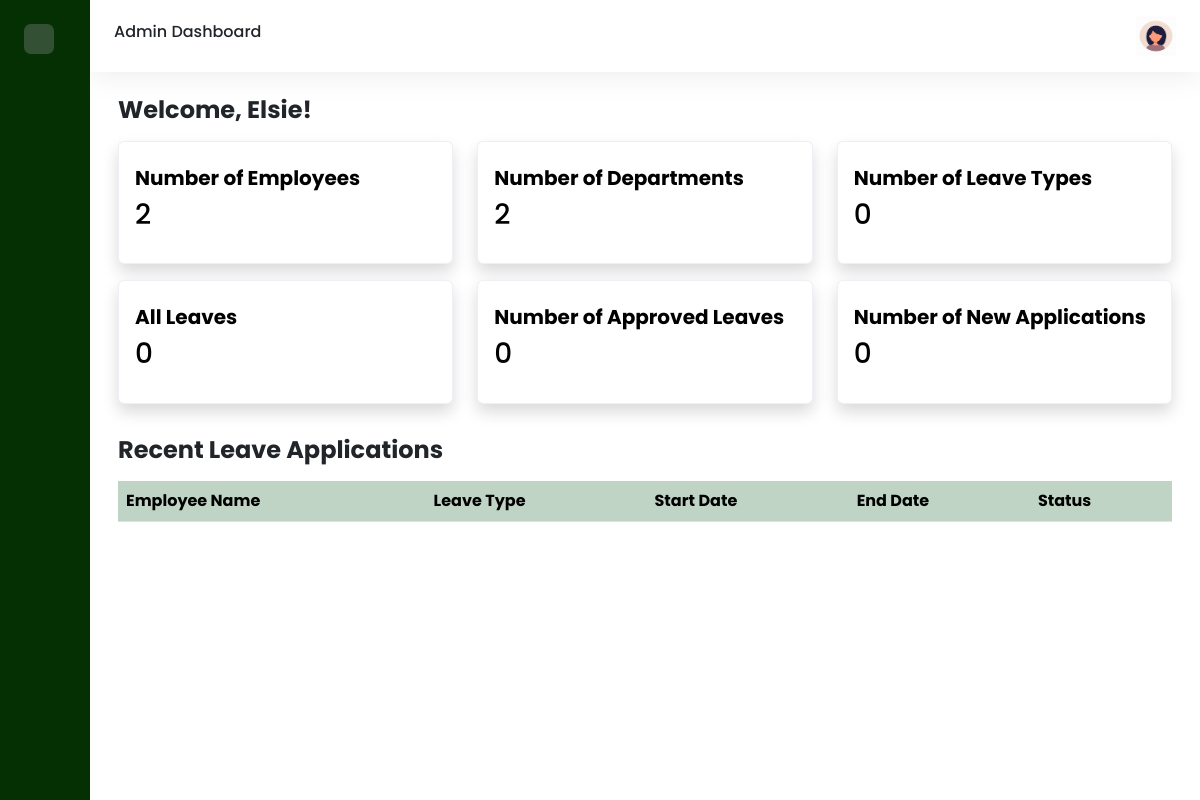
Page /admin.php (signed in) on the earlier database version.
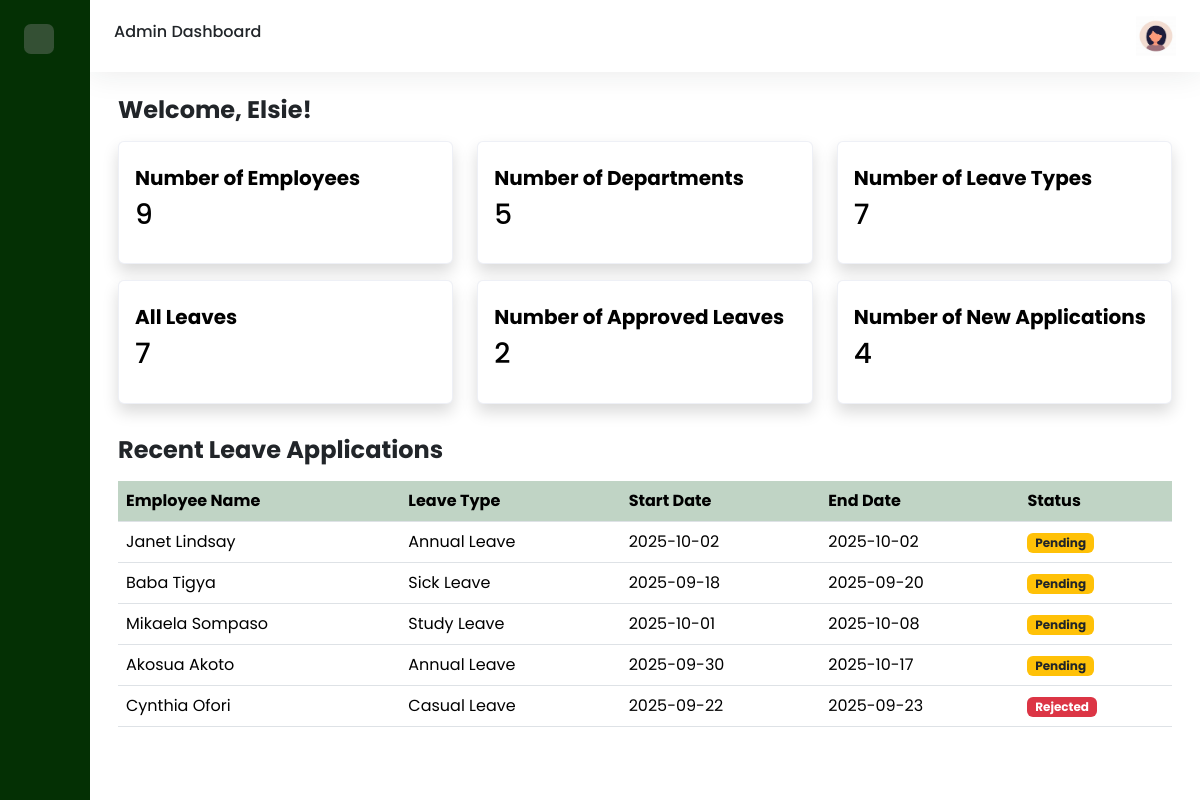
Same page on the later database version.
### tables this page shows
CREATE TABLE `leave_request` (
  `request_id` int(11) NOT NULL,
  `employee_id` int(11) NOT NULL,
  `type_id` int(11) DEFAULT NULL,
  `start_date` date NOT NULL,
  `end_date` date NOT NULL,
  `leave_duration` int(11) NOT NULL,
  `reason` text DEFAULT NULL,
  `status` enum('pending','approved','rejected') NOT NULL DEFAULT 'pending',
  `request_date` timestamp NOT NULL DEFAULT current_timestamp(),
  `approved_by` int(11) DEFAULT NULL,
  `approved_on` timestamp NULL DEFAULT NULL,
  `manager_comments` text DEFAULT NULL
);

CREATE TABLE `employee` (
  `employee_id` int(11) NOT NULL,
  `first_name` varchar(100) NOT NULL,
  `last_name` varchar(100) NOT NULL,
  `email` varchar(255) NOT NULL,
  `hire_date` date NOT NULL,
  `department_id` int(11) NOT NULL,
  `gender` enum('Male','Female') NOT NULL,
  `manager_id` int(11) DEFAULT NULL,
  `username` varchar(100) NOT NULL,
  `password` varchar(100) NOT NULL,
  `role` enum('administrator','employee','manager','') NOT NULL DEFAULT 'employee',
  `mobile` int(30) NOT NULL
);

CREATE TABLE `leave_type` (
  `type_id` int(11) NOT NULL,
  `type_name` varchar(100) NOT NULL,
  `description` text DEFAULT NULL,
  `requires_approval` tinyint(1) NOT NULL DEFAULT 1,
  `default_accrualrate_perperiod` decimal(5,2) NOT NULL DEFAULT 0.00,
  `max_carryover_days` int(11) NOT NULL DEFAULT 0
);

### admin.php (the view, shortened to what this page needs)
<?php
$host = "localhost";
$db   = "leave_management";
$user = "root";
$pass = "";
$conn = new mysqli($host, $user, $pass, $db);
$total_employees = $conn->query("SELECT COUNT(*) AS total FROM employee WHERE role IN ('employee','manager')")->fetch_assoc()['total'];
$total_departments = $conn->query("SELECT COUNT(*) AS total FROM department")->fetch_assoc()['total'];
$total_leave_types = $conn->query("SELECT COUNT(*) AS total FROM leave_type")->fetch_assoc()['total'];
$total_leaves = $conn->query("SELECT COUNT(*) AS total FROM leave_request")->fetch_assoc()['total'];
$total_approved = $conn->query("SELECT COUNT(*) AS total FROM leave_request WHERE status='approved'")->fetch_assoc()['total'];
$total_new = $conn->query("SELECT COUNT(*) AS total FROM leave_request WHERE status='pending'")->fetch_assoc()['total'];
$recent_leaves = $conn->query("
    SELECT l.request_id, e.first_name, e.last_name, lt.type_name, l.start_date, l.end_date, l.status
    FROM leave_request l
    JOIN employee e ON l.employee_id = e.employee_id
    LEFT JOIN leave_type lt ON l.type_id = lt.type_id
    ORDER BY l.request_id DESC
    LIMIT 5
");
?>
<!DOCTYPE html>
<html>
    <head>
        <link href='https://cdn.boxicons.com/fonts/basic/boxicons.min.css' rel='stylesheet'>
        <link href="https://cdn.jsdelivr.net/npm/bootstrap@5.3.7/dist/css/bootstrap.min.css" rel="stylesheet"
>
        <link rel="stylesheet" href="assets/css/dashboard.css">
    </head>
    <body>
        <div class="wrapper">
            <aside id="sidebar">
                <div class="d-flex justify-content-between p-4">
                    <button class="toggle-btn border-0" type="button">
                    </button>
                </div>
                <ul class="sidebar-nav">
                    <li class="sidebar-item">
                        <a href="admin.php" class="sidebar-link">
                        </a>
                    </li>
                    <li class="sidebar-item">
                        <a href="#" class="sidebar-link collapsed has-dropdown"data-bs-toggle="collapse"
                        data-bs-target="#dept" aria-expanded="false" aria-controls="dept">
                        </a>
                    </li>
                    <li class="sidebar-item">
                        <a href="#" class="sidebar-link collapsed has-dropdown"data-bs-toggle="collapse"
                        data-bs-target="#leaves" aria-expanded="false" aria-controls="leaves">
                        </a>
                    </li>
                    <li class="sidebar-item">
                        <a href="#" class="sidebar-link collapsed has-dropdown"data-bs-toggle="collapse"
                        data-bs-target="#emp" aria-expanded="false" aria-controls="emp">
                        </a>
                    </li>
                    <li class="sidebar-item">
                        <a href="#" class="sidebar-link collapsed has-dropdown"data-bs-toggle="collapse"
                        data-bs-target="#manage" aria-expanded="false" aria-controls="manage">
                        </a>
                    </li>
                    <li class="sidebar-item">
                        <a href="admin/report.php" class="sidebar-link">
                        </a>
                    </li>
                    <li class="sidebar-item">
                        <a href="admin/settings.php" class="sidebar-link">
                        </a>
                    </li>
                </ul>
                <div class="sidebar-footer">
                    <a href="logout.php" class="sidebar-link">
                    </a>
                </div>
            </aside>
            <div class="main">
                <nav class="navbar navbar-expand px-4 py-3">
                    <h6>Admin Dashboard</h6>
                    <div class="navbar-collapse collapse">
                        <ul class="navbar-nav ms-auto">
                            <li class="nav-item dropdown">
                                <a href="#" data-bs-toggle="dropdown" class="nav-icon pe-md-0">
                                   <img src="assets/img/avatar.jpeg" alt="" class="avatar img-fluid">
                                </a>
                            </li>
                        </ul>
                    </div>
                </nav>
                <main class="content px-3 py-4">
                    <div class="container-fluid">
                        <div class="mb-3">
                            <h2 class="fw-bold fs-4 mb-3">
                                Welcome, <?php echo htmlspecialchars($_SESSION["first_name"]);?>!
                            </h2>
                            <div class="row">
                                <div class="col-12 col-md-4">
                                    <div class="card effect shadow">
                                        <div class="card-body py-4">
                                            <h5 class="mb-2 card-title fw-bold">
                                                Number of Employees
                                            </h5>
                                            <h3 class="card_text  mb-2">
                                                <?php echo $total_employees; ?>
                                            </h3>
                                        </div>
                                    </div>
                                </div>
                                <div class="col-12 col-md-4">
                                    <div class="card effect shadow">
                                        <div class="card-body py-4">
                                            <h5 class="mb-2 card-title fw-bold">
                                                Number of Departments
                                            </h5>
                                            <h3 class="card_text mb-2">
                                                <?php echo ($total_departments); ?>
                                            </h3>
                                        </div>
                                    </div>
                                </div>
                                <div class="col-12 col-md-4">
                                    <div class="card effect shadow">
                                        <div class="card-body py-4">
                                            <h5 class="mb-2 card-title fw-bold">
                                                Number of Leave Types
                                            </h5>
                                            <h3 class="card_text mb-2">
                                                <?php echo $total_leave_types; ?>
                                            </h3>
                                        </div>
                                    </div>
                                </div>
                            </div>
                            <div class="row">
                                <div class="col-12 col-md-4">
                                    <div class="card effect shadow">
                                        <div class="card-body py-4">
                                            <h5 class="mb-2 card-title fw-bold">
                                                All Leaves
                                            </h5>
                                            <h3 class="card_text mb-2">
                                                <?php echo $total_leaves; ?>
                                            </h3>
                                        </div>
                                    </div>
                                </div>
                                <div class="col-12 col-md-4">
                                    <div class="card effect shadow">
                                        <div class="card-body py-4">
                                            <h5 class="mb-2 card-title fw-bold">
                                                Number of Approved Leaves
                                            </h5>
                                            <h3 class="card_text  mb-2">
                                                <?php echo $total_approved; ?>
                                            </h3>
                                        </div>
                                    </div>
                                </div>
                                <div class="col-12 col-md-4">
                                    <div class="card effect shadow">
                                        <div class="card-body py-4">
                                            <h5 class="mb-2 card-title fw-bold">
                                                Number of New Applications
                                            </h5>
                                            <h3 class="card_text mb-2">
                                                <?php echo $total_new; ?>
                                            </h3>
                                        </div>
                                    </div>
                                </div>
                            </div>
                            <div class="row">
                                <div class="col-12">
                                    <h3 class="fw-bold fs-4 my-3">Recent Leave Applications</h3>
                                    <table class="table table-hover">
                                        <thead>
                                            <tr class="highlight">
                                            <th scope="col">Employee Name</th>
                                            <th scope="col">Leave Type</th>
                                            <th scope="col">Start Date</th>
                                            <th scope="col">End Date</th>
                                            <th scope="col">Status</th>
                                            </tr>
                                        </thead>
                                        <tbody>
                                            <?php while ($row = $recent_leaves->fetch_assoc()): ?>
                                                <tr>
                                                    <td><?php echo htmlspecialchars($row['first_name'] . " " . $row['last_name']); ?></td>
                                                    <td><?= $row['type_name'] ? htmlspecialchars($row['type_name']) : 'N/A'; ?></td>
                                                    <td><?php echo htmlspecialchars($row['start_date']); ?></td>
                                                    <td><?php echo htmlspecialchars($row['end_date']); ?></td>
                                                    <td>
                                                        <?php if ($row['status']=='approved'): ?>
                                                            <span class="badge bg-success">Approved</span>
                                                        <?php elseif ($row['status']=='pending'): ?>
                                                            <span class="badge bg-warning text-dark">Pending</span>
                                                        <?php else: ?>
                                                                <span class="badge bg-danger">Rejected</span>
                                                        <?php endif; ?>
                                                    </td>                                                </tr>
                                            <?php endwhile; ?>
                                        </tbody>
                                    </table>
                                </div>
                            </div>
                        </div>
                    </div>
                </main>
            </div>
        </div>
    </body>
</html>

### assets/css/dashboard.css (style rules this page uses)
body { font-family: 'Poppins', sans-serif; }
a { text-decoration: none; }
li { list-style: none; }
.wrapper { display: flex; }
.main { display: flex; flex-direction: column; min-height: 100vh; width: 100%; overflow: hidden; transition: all 0.25s ease-in-out; background-color: #FFF; }
#sidebar { width: 90px; min-width: 90px; transition: all 0.25s ease-in-out; background-color: #043004ff; display: flex; flex-direction: column; }
.toggle-btn { width: 30px; height: 30px; color: #FFF; border-radius: 0.425rem; font-size: 18px; display: flex; justify-content: center; align-items: center; background-color: #345034; }
.sidebar-nav { padding: 0.8rem; flex: 11 auto; z-index: 10; }
a.sidebar-link { padding: .625rem 1.125rem; color: #9db1a1; display: block; white-space: nowrap; font-weight: 700; border-left: 3px solid transparent; }
.sidebar-item { position: relative; }
.navbar { background-color: #FFF; box-shadow: 0 0 2rem 0 rgba(33, 37, 41, 0.1); }
.navbar-expand .navbar-collapse { min-width: 200px; }
.avatar { height: 40px; width: 40px; }
.card { background-color: #FFF; transition: 0.4s; cursor: pointer; color: #000; margin-bottom: 1rem; border-color: rgba(231, 234, 243, 0.7); }
.table>thead tr { color: #FFF; text-align: left; }
tr.highlight th { background-color: #c0d4c5; color: #000; }
.content { flex: 11 auto; }

Differences in the rows shown:
added leave_request: employee.last_name "Janet Lindsay", type.type_name "Annual Leave", start_date "2025-10-02", end_date "2025-10-02", status "Pending"
added leave_request: employee.last_name "Baba Tigya", type.type_name "Sick Leave", start_date "2025-09-18", end_date "2025-09-20", status "Pending"
added leave_request: employee.last_name "Mikaela Sompaso", type.type_name "Study Leave", start_date "2025-10-01", end_date "2025-10-08", status "Pending"
added leave_request: employee.last_name "Akosua Akoto", type.type_name "Annual Leave", start_date "2025-09-30", end_date "2025-10-17", status "Pending"
added leave_request: employee.last_name "Cynthia Ofori", type.type_name "Casual Leave", start_date "2025-09-22", end_date "2025-09-23", status "Rejected"
Other differences:
$total_employees: "2" → "9"
$total_departments: "2" → "5"
$total_leave_types: "0" → "7"
$total_leaves: "0" → "7"
$total_approved: "0" → "2"
$total_new: "0" → "4"
